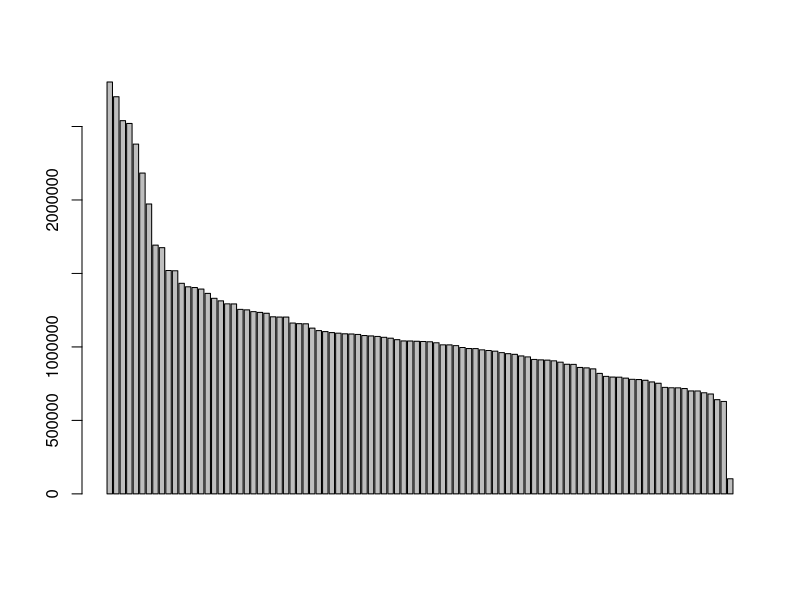
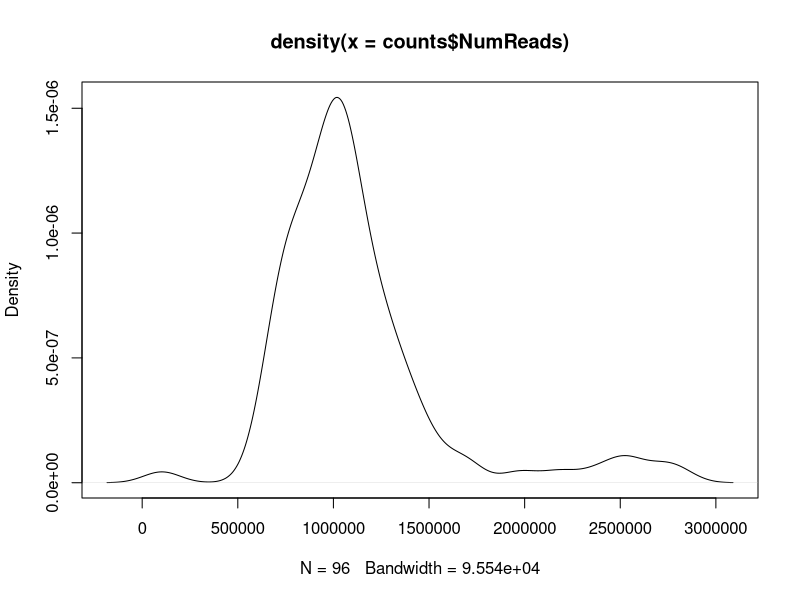

These charts were generated, in order, by the following R code:
## ---- chunk 1
library(kableExtra)
counts <- read.table('totalReads.txt', header = TRUE)
#kable(counts) %>% kable_styling(full_width = FALSE)
sum(counts$NumReads)
mean(counts$NumReads)
sd(counts$NumReads)
barplot(sort(counts$NumReads, decreasing = TRUE))
plot(density(counts$NumReads))
## ---- chunk 2
sessionInfo()
